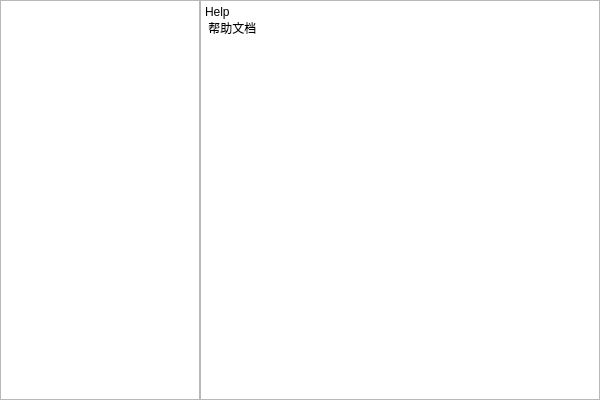
<?xml version="1.0" encoding="UTF-8"?>
<ui version="4.0">
 <class>HelpDialog</class>
 <widget class="QDialog" name="HelpDialog">
  <property name="geometry">
   <rect>
    <x>0</x>
    <y>0</y>
    <width>600</width>
    <height>400</height>
   </rect>
  </property>
  <property name="sizePolicy">
   <sizepolicy hsizetype="Expanding" vsizetype="Expanding">
    <horstretch>0</horstretch>
    <verstretch>0</verstretch>
   </sizepolicy>
  </property>
  <property name="sizeIncrement">
   <size>
    <width>0</width>
    <height>0</height>
   </size>
  </property>
  <property name="windowTitle">
   <string>Help</string>
  </property>
  <property name="windowIcon">
   <iconset resource="resource.qrc">
    <normaloff>:/new/icon/images/help.ico</normaloff>:/new/icon/images/help.ico</iconset>
  </property>
  <layout class="QGridLayout" name="gridLayout">
   <property name="leftMargin">
    <number>0</number>
   </property>
   <property name="topMargin">
    <number>0</number>
   </property>
   <property name="rightMargin">
    <number>0</number>
   </property>
   <property name="bottomMargin">
    <number>0</number>
   </property>
   <property name="spacing">
    <number>0</number>
   </property>
   <item row="0" column="0">
    <widget class="QSplitter" name="splitter">
     <property name="orientation">
      <enum>Qt::Horizontal</enum>
     </property>
     <property name="handleWidth">
      <number>0</number>
     </property>
     <widget class="QTreeView" name="helpTreeView">
      <property name="maximumSize">
       <size>
        <width>200</width>
        <height>16777215</height>
       </size>
      </property>
     </widget>
     <widget class="QTextBrowser" name="helpTextBrowser">
      <property name="html">
       <string>&lt;!DOCTYPE HTML PUBLIC &quot;-//W3C//DTD HTML 4.0//EN&quot; &quot;http://www.w3.org/TR/REC-html40/strict.dtd&quot;&gt;
&lt;html&gt;&lt;head&gt;&lt;meta name=&quot;qrichtext&quot; content=&quot;1&quot; /&gt;&lt;style type=&quot;text/css&quot;&gt;
p, li { white-space: pre-wrap; }
&lt;/style&gt;&lt;/head&gt;&lt;body style=&quot; font-family:'SimSun'; font-size:9pt; font-weight:400; font-style:normal;&quot;&gt;
&lt;p style=&quot; margin-top:0px; margin-bottom:0px; margin-left:0px; margin-right:0px; -qt-block-indent:0; text-indent:0px;&quot;&gt;Help&lt;/p&gt;
&lt;p style=&quot; margin-top:0px; margin-bottom:0px; margin-left:0px; margin-right:0px; -qt-block-indent:0; text-indent:0px;&quot;&gt; 帮助文档&lt;/p&gt;&lt;/body&gt;&lt;/html&gt;</string>
      </property>
     </widget>
    </widget>
   </item>
  </layout>
 </widget>
 <resources>
  <include location="resource.qrc"/>
 </resources>
 <connections/>
</ui>
